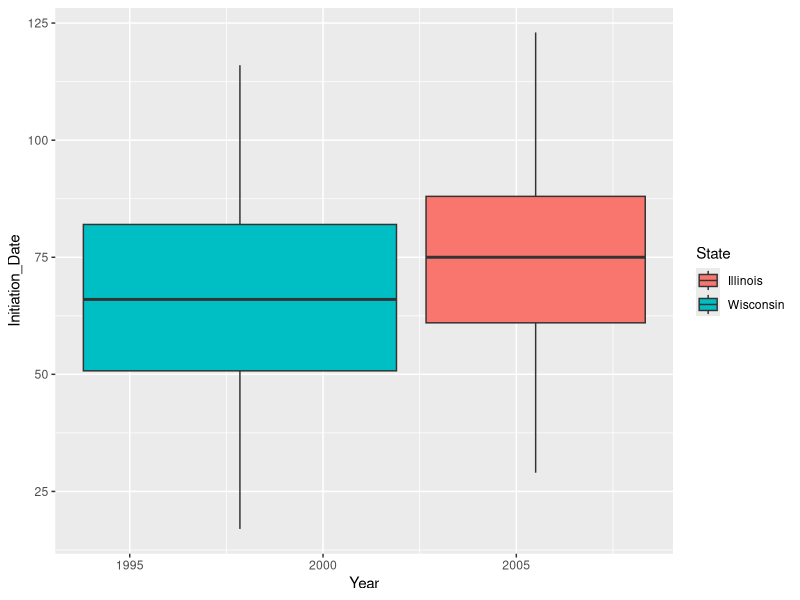

Here is the R script that generated this plot:
## ---- chunk 1
# Datatset import under the name of "data"
# data <- read.table("Bird_dataset.csv", sep="\t", header = TRUE)
bird <- read.table("Bird_dataset.txt", header = TRUE, stringsAsFactors = TRUE)

data <- bird
## ---- chunk 2
# Charge the librairies
library(ggplot2)
## ---- chunk 3
# View the firsts lignes of the dataset
head(data)
## ---- chunk 4
# Compari
ggplot(data, aes(x = Year, 
                 y = Initiation_Date
                 )
       ) +
  geom_boxplot(aes(fill = State))
